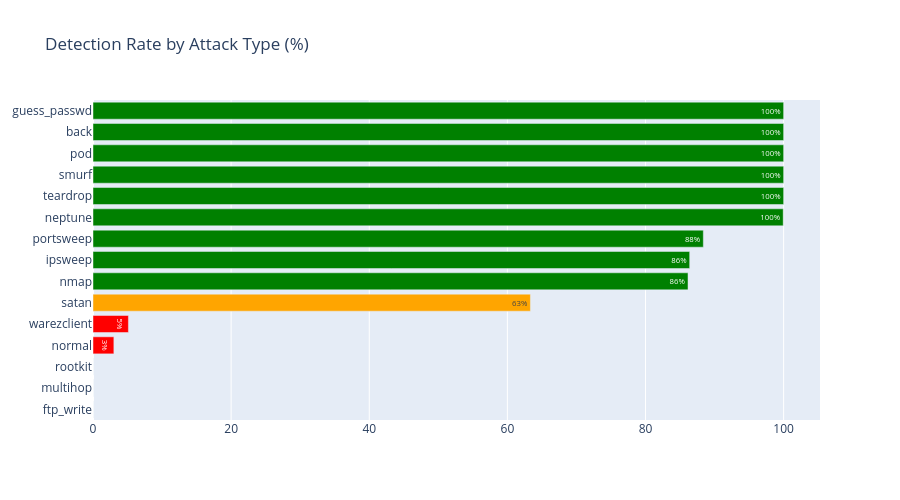

Notebook cell for this chart:
### Markdown cell above
## 6 — Visualizations

### Code cell
# Chart 1: Detection Rate by Attack Type
fig = go.Figure()
results_sorted = results_df.sort_values('Rate', ascending=True)

fig.add_trace(go.Bar(
    y=results_sorted['Attack'],
    x=results_sorted['Rate'],
    orientation='h',
    marker_color=['green' if r > 80 else 'orange' if r > 50 else 'red' for r in results_sorted['Rate']],
    text=[f"{r:.0f}%" for r in results_sorted['Rate']],
    textposition='auto'
))

fig.update_layout(title='Detection Rate by Attack Type (%)', height=500)
fig.show()

### Figure 1 — Plotly figure (JSON) as saved in the notebook; plotly's stock layout.template omitted (floating-point values rounded to 4 significant figures)
{"data": [{"marker": {"color": ["red", "red", "red", "red", "red", "orange", "green", "green", "green", "green", "green", "green", "green", "green", "green"]}, "orientation": "h", "text": ["0%", "0%", "0%", "3%", "5%", "63%", "86%", "86%", "88%", "100%", "100%", "100%", "100%", "100%", "100%"], "textposition": "auto", "type": "bar", "x": [0.0, 0.0, 0.0, 3.021, 5.128, 63.33, 86.15, 86.39, 88.37, 99.94, 100.0, 100.0, 100.0, 100.0, 100.0], "y": ["ftp_write", "multihop", "rootkit", "normal", "warezclient", "satan", "nmap", "ipsweep", "portsweep", "neptune", "teardrop", "smurf", "pod", "back", "guess_passwd"]}], "layout": {"height": 500, "title": {"text": "Detection Rate by Attack Type (%)"}}}
